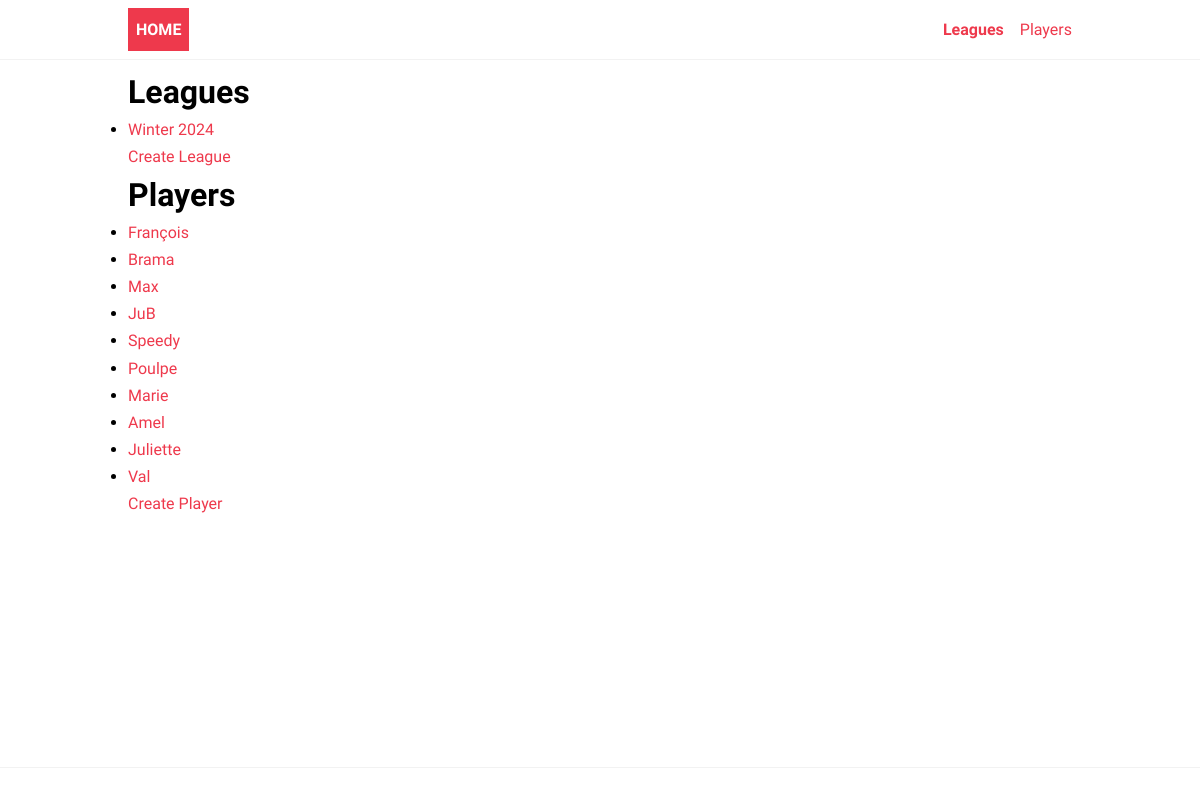
/ladder/, run on the app's committed database.
### ladder/models.py (models this page shows, shortened)
class League(models.Model):
    name = models.CharField(max_length=200)

class Player(models.Model):
    name = models.CharField(max_length=200)
    gender = models.CharField(max_length=10, choices=genders)
    score = models.IntegerField(default=1000)

### ladder/views.py (the view)
# urls.py: path("", views.Index.as_view(), name="index"),
class Index(generic.ListView):
    model=League
    context_object_name = "league_list"
    template_name = "ladder/index.html"
    def get_context_data(self, **kwargs):
        context = super().get_context_data(**kwargs)
        context["all_players"]=Player.objects.all()
        return context

### ladder/templates/ladder/index.html
{% extends 'ladder/base.html' %}
{% block content %}
<H1>Leagues</H1>
{% if league_list %}
    <ul>
    {% for league in league_list %}
        <li><a href="{% url 'ladder:league' league.id %}">{{ league.name }}</a></li>
    {% endfor %}
    </ul>
{% else %}
    <p>No league available.</p>
{% endif %}
    <div>
      <a href="{% url 'ladder:add-league' %}">Create League</a>
    </div>
<H1>Players</H1>
    {% if all_players %}
    <ul>
    {% for player in all_players %}
        <li><a href="{% url 'ladder:player' player.id %}">{{ player.name }}</a></li>
    {% endfor %}
    </ul>
{% else %}
    <p>No player.</p>
{% endif %}
    <a href="{% url 'ladder:add-player' %}">Create Player</a>
    {% endblock content %}

### ladder/static/ladder/style.css (style rules this page uses)
:root { --color-primary: #ee394c; --color-secondary: #86b7fe; --color-light: #f2f2f2; --color-gray: #ced4da; --color-dark: #212121; --color-white: #ffffff; --color-error: #e2442f; --color-warning: #ffc900; --color-info: #02a2b9; --color-success: #1ba345; --color-input: #00d1b2; --border-radius: 5px; }
* { margin: 0; padding: 0; box-sizing: border-box; text-rendering: optimizeLegibility; }
html, body { height: 100%; }
body { font-family: 'Dosis', sans-serif; font-size: 1rem; line-height: 1.7; display: flex; flex-direction: column; }
h1 { font-size: 2rem; line-height: 1.5; }
a { color: var(--color-primary); text-decoration: none; }

### data on the page
League: name "Winter 2024"
Player: name "François"
Player: name "Brama"
Player: name "Max"
Player: name "JuB"
Player: name "Speedy"
Player: name "Poulpe"
Player: name "Marie"
Player: name "Amel"
Player: name "Juliette"
Player: name "Val"
